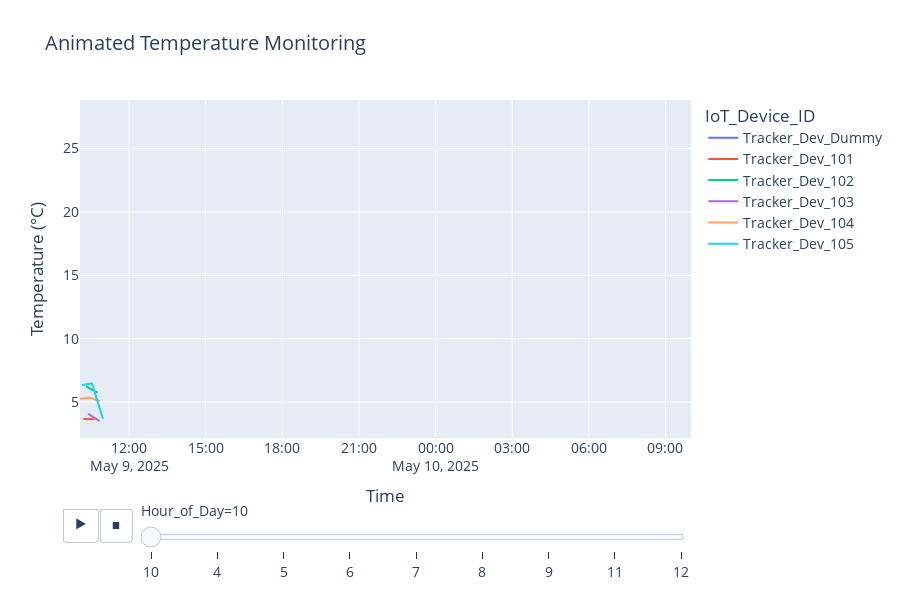

The cell this chart's notebook holds for it:
### Markdown cell above
## Section 10: Animated Time Series Visualization
Create an animated Plotly line chart showing temperature changes over time by device. Export as HTML for presentation.

### Code cell
# Animated time series visualization
import os
import plotly.express as px

os.makedirs('exports', exist_ok=True)

def create_animated_visualization(df):
    fig = px.line(
        df,
        x='IoT_Sensor_DateTime',
        y='Temperature_Celsius',
        color='IoT_Device_ID',
        animation_frame='Hour_of_Day',
        title='Animated Temperature Monitoring',
        labels={'Temperature_Celsius': 'Temperature (°C)', 'IoT_Sensor_DateTime': 'Time'}
    )
    fig.update_layout(
        xaxis_title="Time",
        yaxis_title="Temperature (°C)",
        font=dict(size=14),
        showlegend=True,
        height=600
    )
    fig.write_html('exports/Week7_Animated.html')
    fig.show()

create_animated_visualization(df)

### Figure 1 — Plotly figure (JSON) as saved in the notebook; plotly's stock layout.template omitted (floating-point values rounded to 4 significant figures)
{"data": [{"hovertemplate": "IoT_Device_ID=Tracker_Dev_Dummy<br>Hour_of_Day=10<br>Time=%{x}<br>Temperature (°C)=%{y}<extra></extra>", "legendgroup": "Tracker_Dev_Dummy", "line": {"color": "#636efa", "dash": "solid"}, "marker": {"symbol": "circle"}, "mode": "lines", "name": "Tracker_Dev_Dummy", "orientation": "v", "showlegend": true, "type": "scatter", "x": ["2025-05-10T10:00:00"], "xaxis": "x", "y": [27.5], "yaxis": "y"}, {"hovertemplate": "IoT_Device_ID=Tracker_Dev_101<br>Hour_of_Day=10<br>Time=%{x}<br>Temperature (°C)=%{y}<extra></extra>", "legendgroup": "Tracker_Dev_101", "line": {"color": "#EF553B", "dash": "solid"}, "marker": {"symbol": "circle"}, "mode": "lines", "name": "Tracker_Dev_101", "orientation": "v", "showlegend": true, "type": "scatter", "x": ["2025-05-09T10:12:40", "2025-05-09T10:38:40"], "xaxis": "x", "y": [3.66, 3.65], "yaxis": "y"}, {"hovertemplate": "IoT_Device_ID=Tracker_Dev_102<br>Hour_of_Day=10<br>Time=%{x}<br>Temperature (°C)=%{y}<extra></extra>", "legendgroup": "Tracker_Dev_102", "line": {"color": "#00cc96", "dash": "solid"}, "marker": {"symbol": "circle"}, "mode": "lines", "name": "Tracker_Dev_102", "orientation": "v", "showlegend": true, "type": "scatter", "x": ["2025-05-09T10:18:40", "2025-05-09T10:45:40"], "xaxis": "x", "y": [6.24, 5.74], "yaxis": "y"}, {"hovertemplate": "IoT_Device_ID=Tracker_Dev_103<br>Hour_of_Day=10<br>Time=%{x}<br>Temperature (°C)=%{y}<extra></extra>", "legendgroup": "Tracker_Dev_103", "line": {"color": "#ab63fa", "dash": "solid"}, "marker": {"symbol": "circle"}, "mode": "lines", "name": "Tracker_Dev_103", "orientation": "v", "showlegend": true, "type": "scatter", "x": ["2025-05-09T10:23:40", "2025-05-09T10:50:40"], "xaxis": "x", "y": [4.08, 3.5], "yaxis": "y"}, {"hovertemplate": "IoT_Device_ID=Tracker_Dev_104<br>Hour_of_Day=10<br>Time=%{x}<br>Temperature (°C)=%{y}<extra></extra>", "legendgroup": "Tracker_Dev_104", "line": {"color": "#FFA15A", "dash": "solid"}, "marker": {"symbol": "circle"}, "mode": "lines", "name": "Tracker_Dev_104", "orientation": "v", "showlegend": true, "type": "scatter", "x": ["2025-05-09T10:04:40", "2025-05-09T10:27:40", "2025-05-09T10:51:40"], "xaxis": "x", "y": [5.26, 5.35, 5.09], "yaxis": "y"}, {"hovertemplate": "IoT_Device_ID=Tracker_Dev_105<br>Hour_of_Day=10<br>Time=%{x}<br>Temperature (°C)=%{y}<extra></extra>", "legendgroup": "Tracker_Dev_105", "line": {"color": "#19d3f3", "dash": "solid"}, "marker": {"symbol": "circle"}, "mode": "lines", "name": "Tracker_Dev_105", "orientation": "v", "showlegend": true, "type": "scatter", "x": ["2025-05-09T10:09:40", "2025-05-09T10:32:40", "2025-05-09T10:58:40"], "xaxis": "x", "y": [6.34, 6.47, 3.69], "yaxis": "y"}], "layout": {"font": {"size": 14}, "height": 600, "legend": {"title": {"text": "IoT_Device_ID"}, "tracegroupgap": 0}, "showlegend": true, "sliders": [{"active": 0, "currentvalue": {"prefix": "Hour_of_Day="}, "len": 0.9, "pad": {"b": 10, "t": 60}, "steps": [{"args": [["10"], {"frame": {"duration": 0, "redraw": false}, "fromcurrent": true, "mode": "immediate", "transition": {"duration": 0, "easing": "linear"}}], "label": "10", "method": "animate"}, {"args": [["4"], {"frame": {"duration": 0, "redraw": false}, "fromcurrent": true, "mode": "immediate", "transition": {"duration": 0, "easing": "linear"}}], "label": "4", "method": "animate"}, {"args": [["5"], {"frame": {"duration": 0, "redraw": false}, "fromcurrent": true, "mode": "immediate", "transition": {"duration": 0, "easing": "linear"}}], "label": "5", "method": "animate"}, {"args": [["6"], {"frame": {"duration": 0, "redraw": false}, "fromcurrent": true, "mode": "immediate", "transition": {"duration": 0, "easing": "linear"}}], "label": "6", "method": "animate"}, {"args": [["7"], {"frame": {"duration": 0, "redraw": false}, "fromcurrent": true, "mode": "immediate", "transition": {"duration": 0, "easing": "linear"}}], "label": "7", "method": "animate"}, {"args": [["8"], {"frame": {"duration": 0, "redraw": false}, "fromcurrent": true, "mode": "immediate", "transition": {"duration": 0, "easing": "linear"}}], "label": "8", "method": "animate"}, {"args": [["9"], {"frame": {"duration": 0, "redraw": false}, "fromcurrent": true, "mode": "immediate", "transition": {"duration": 0, "easing": "linear"}}], "label": "9", "method": "animate"}, {"args": [["11"], {"frame": {"duration": 0, "redraw": false}, "fromcurrent": true, "mode": "immediate", "transition": {"duration": 0, "easing": "linear"}}], "label": "11", "method": "animate"}, {"args": [["12"], {"frame": {"duration": 0, "redraw": false}, "fromcurrent": true, "mode": "immediate", "transition": {"duration": 0, "easing": "linear"}}], "label": "12", "method": "animate"}], "x": 0.1, "xanchor": "left", "y": 0, "yanchor": "top"}], "title": {"text": "Animated Temperature Monitoring"}, "updatemenus": [{"buttons": [{"args": [null, {"frame": {"duration": 500, "redraw": false}, "fromcurrent": true, "mode": "immediate", "transition": {"duration": 500, "easing": "linear"}}], "label": "&#9654;", "method": "animate"}, {"args": [[null], {"frame": {"duration": 0, "redraw": false}, "fromcurrent": true, "mode": "immediate", "transition": {"duration": 0, "easing": "linear"}}], "label": "&#9724;", "method": "animate"}], "direction": "left", "pad": {"r": 10, "t": 70}, "showactive": false, "type": "buttons", "x": 0.1, "xanchor": "right", "y": 0, "yanchor": "top"}], "xaxis": {"anchor": "y", "domain": [0, 1], "title": {"text": "Time"}}, "yaxis": {"anchor": "x", "domain": [0, 1], "title": {"text": "Temperature (°C)"}}}}
